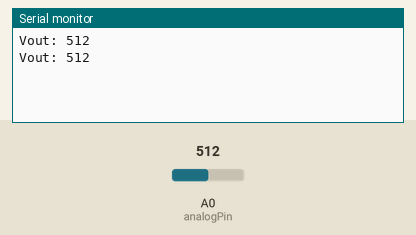
A sketch run on a simulated Arduino Uno, built with avr-gcc and run on an emulated ATmega328P. On the bench: the last lines printed to the serial monitor. The inputs (shaded band) are chosen by the test bench; at power-on: A0 (analogPin) = 512.

Above: at 1.8 s.
1.9 s: A0 (analogPin) set to 716
At 2.5 s:
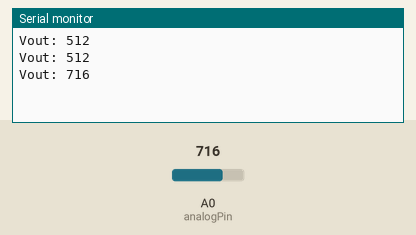
3.4 s: A0 (analogPin) set to 900
At 4.8 s:
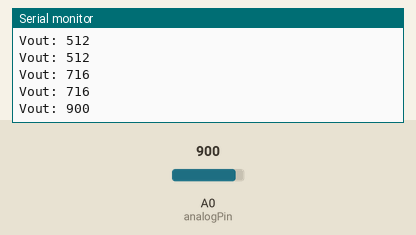
Timing chart, 0 to 6.4 s (numbered marks = the images above; inputs shaded):
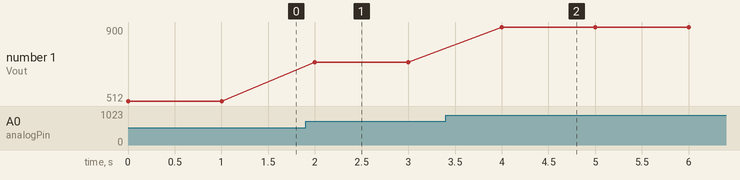

Measured:
- after the input at 1.9 s, the serial monitor: prints a new line after 0.10 s (image 1)
- after the input at 3.4 s, the serial monitor: prints a new line after 0.60 s (image 2)
- plotted number 1: 512 → 716 after the input at 1.9 s, 716 → 900 after the input at 3.4 s

The sketch:

resistor_reader.ino
```cpp
int analogPin = 0;
int raw = 0;
int Vin = 5;
float Vout = 0;
float R1 = 220;
float R2 = 0;
float buffer = 0;

void setup(){
  Serial.begin(9600);
}

void loop(){
  raw = analogRead(analogPin);
  if(raw){
    Serial.print("Vout: ");
    Serial.println(raw);
    delay(1000);
  }
}
```
